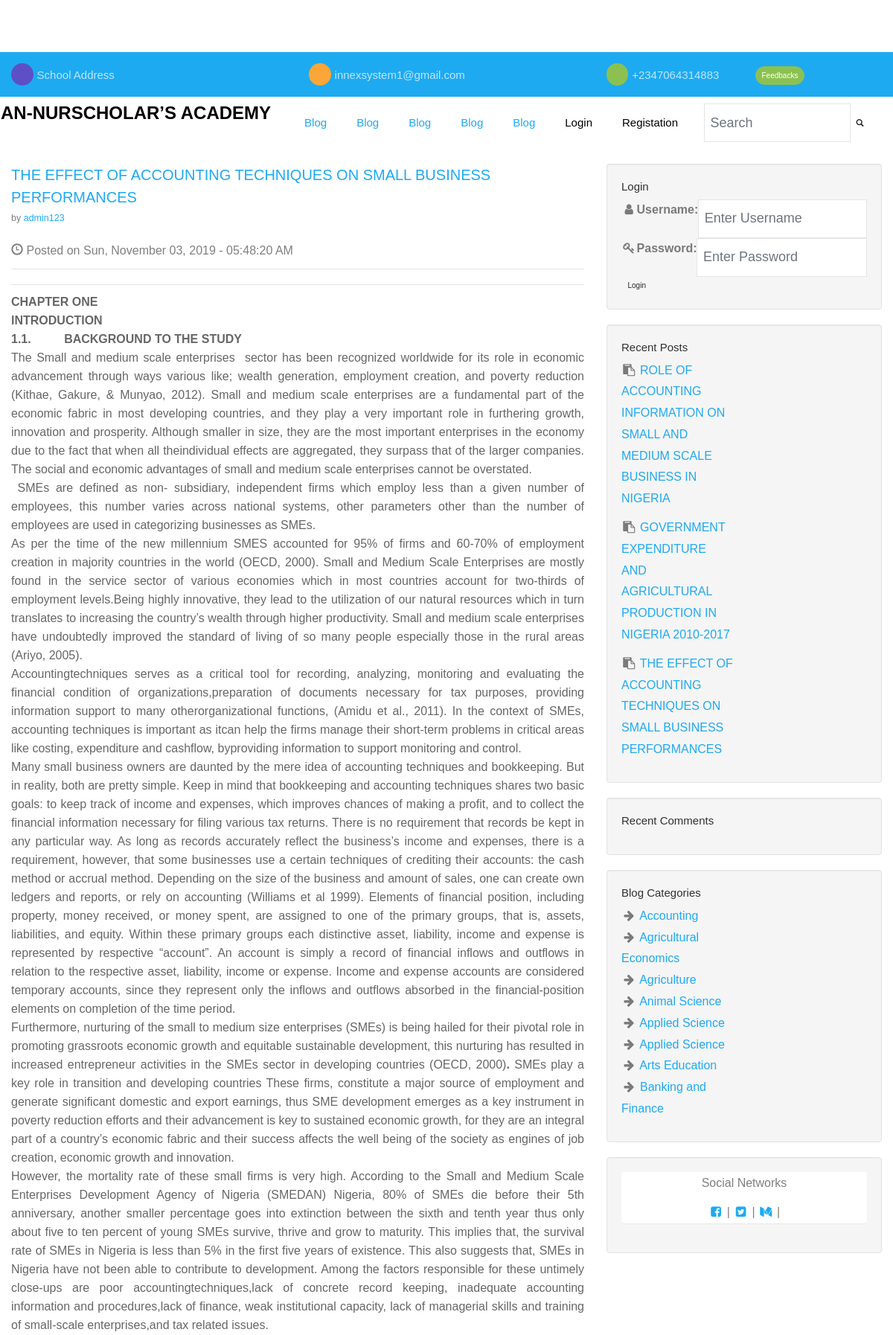
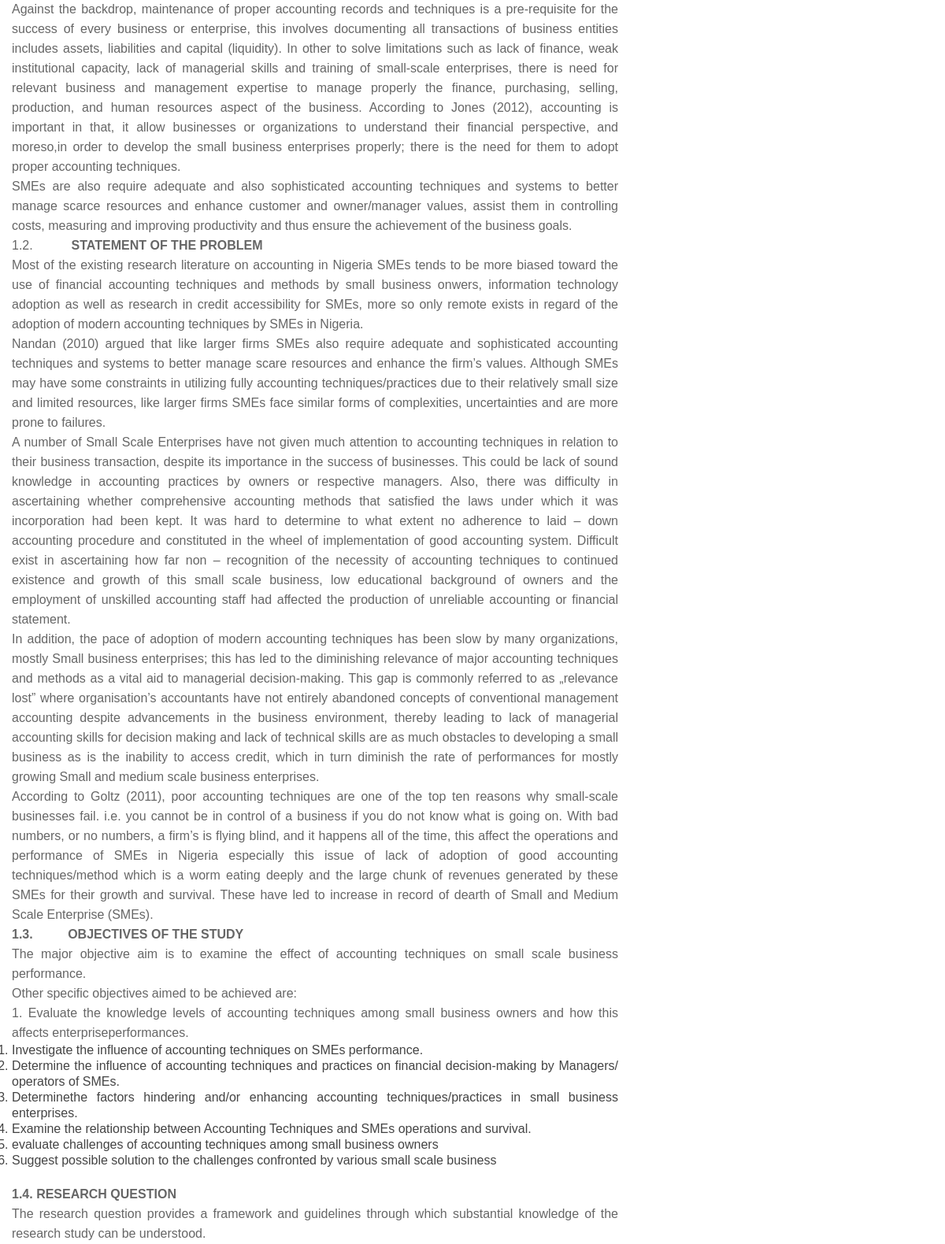
Screenshot of /search.php (upper part) with the database file from the repository (2 pictures, top to bottom).
### tables this page shows
CREATE TABLE `settings` (
  `id` int(3) NOT NULL,
  `css` varchar(30) NOT NULL,
  `admin_access` varchar(30) NOT NULL,
  `site_status` varchar(30) NOT NULL,
  `url` varchar(30) NOT NULL,
  `admin_id` int(1) NOT NULL,
  `email` varchar(50) NOT NULL,
  `address` varchar(255) NOT NULL,
  `phone` varchar(20) NOT NULL,
  `fb` varchar(100) NOT NULL,
  `tw` varchar(100) NOT NULL,
  `ins` varchar(100) NOT NULL
);

CREATE TABLE `categories` (
  `cat_id` int(11) NOT NULL,
  `cat_title` varchar(255) NOT NULL,
  `cat_image` varchar(255) NOT NULL DEFAULT 'no_category.png'
);

CREATE TABLE `posts` (
  `post_id` int(3) NOT NULL,
  `post_category_id` int(3) NOT NULL,
  `post_title` varchar(255) NOT NULL,
  `post_author` varchar(55) NOT NULL,
  `post_date` varchar(70) NOT NULL,
  `post_image` text NOT NULL,
  `post_content` text NOT NULL,
  `post_tags` text NOT NULL,
  `post_comment_count` int(3) NOT NULL,
  `post_status` varchar(255) NOT NULL DEFAULT 'draft',
  `post_views_count` int(6) NOT NULL DEFAULT '0'
);

### includes/db.php (called while the page is built, shortened)
<?php
$connection = mysqli_connect(DB_HOST,DB_USER,DB_PASS,DB_NAME);
$query = "SELECT * FROM settings";
$select_all_settings = mysqli_query($connection, $query);
while ($row = mysqli_fetch_assoc($select_all_settings)) {
    $siteemail = $row['email'];
    $siteaddress = $row['address'];
    $sitephone = $row['phone'];
}

### search.php (the view, shortened to what this page needs)
<?php include "includes/header.php"; ?>
<?php include "includes/db.php"; ?>
<?php include "includes/navigation.php"; ?>
<div class="container">
    <div class="row">
        <div class="col-md-8">
            <?php
            $per_page = 5;
            if(isset($_GET['page'])){
                $page = $_GET['page'];
                } else {
                    $page = "";
                }
            if($page == "" || $page == 1){
                $page_1 = 0;
            } else {
                $page_1 = ($page * $per_page) - $per_page;
            }
            ?>
                <?php
            $query = "SELECT * FROM posts WHERE post_tags LIKE '%$search%'  ORDER BY post_id DESC LIMIT $page_1,$per_page";
            $search_query = mysqli_query($connection,$query);
            while($row = mysqli_fetch_assoc($search_query)){
                $post_title = $row['post_title'];
                $post_author = $row['post_author'];
                $post_date = $row['post_date'];
                $post_image = $row['post_image'];
                $post_content = $row['post_content'];
            ?>
                    <h2>
                        <a href="#">
                            <?php echo $post_title; ?> </a>
                    </h2>
                    <p class="lead"> by
                        <a href="author_post.php?author=<?php echo $post_author; ?>&p_id=<?php echo $post_id; ?>">
                            <?php echo $post_author; ?>
                        </a>
                    </p>
                    <p><span class="glyphicon glyphicon-time"></span> Posted on
                        <?php echo $post_date; ?>
                    </p>
                    <hr> <img class="img-responsive" src="images/post_pic/<?php echo $post_image; ?>" alt="">
                    <hr>
                    <p>
                        <?php echo $post_content; ?>
                    </p>
                    <?php } ?>
        </div>
        <?php include "includes/sidebar.php"; ?>
    </div>
    <?php include "includes/footer.php"; ?>

### includes/topbar.php (shortened to what this page needs)
<div class="py-4 bg-primary">
    <div class="container">
        <div class="row no-gutters d-flex align-items-start align-items-center px-3 px-md-0">
            <div class="col-lg-12 d-block">
                <div class="row d-flex">
                    <div class="col-md-4 pr-4 d-flex topper align-items-center">
                        <div class="icon bg-fifth mr-2 d-flex justify-content-center align-items-center"><span
                                class="icon-map"></span></div>
                        <span class="text"><?php echo $siteaddress; ?></span>
                    </div>
                    <div class="col-md-4 pr-4 d-flex topper align-items-center">
                        <div class="icon bg-secondary mr-2 d-flex justify-content-center align-items-center"><span
                                class="icon-paper-plane"></span></div>
                        <span class="text"><?php echo $siteemail; ?></span>
                    </div>
                    <div class="col-md-2 pr-2 d-flex topper align-items-center">
                        <div class="icon bg-tertiary mr-2 d-flex justify-content-center align-items-center"><span
                                class="icon-phone2"></span></div>
                        <span class="text"><?php echo $sitephone; ?></span>
                    </div>
                    <div class="col-md-2 pr-2 d-flex topper align-items-center">
                        <span class="text"><button type="button" class="btn btn-tertiary" data-toggle="modal"
                                data-target="#exampleModal">Feedbacks</button></span>
                    </div>
                </div>
            </div>
        </div>
    </div>
</div>

### includes/navigation.php (shortened to what this page needs)
<?php include('topbar.php'); ?>
<nav class="navbar navbar-expand-lg navbar-dark bg-dark ftco_navbar ftco-navbar-light" role="navigation">
    <div class="container  d-flex align-items-center">
        <a class="navbar-brand" href="index.php">AN-NURSCHOLAR’S ACADEMY</a>
        <div class="collapse navbar-collapse" id="ftco-nav"">
            <ul class=" navbar-nav ml-auto">
            <?php
            $query = "SELECT * FROM categories ORDER BY cat_id DESC LIMIT 5";
            $select_all_categories_query = mysqli_query($connection, $query);
            while ($row = mysqli_fetch_assoc($select_all_categories_query)) {
                echo "<li class='nav-item active'><a href='blog.php' class='nav-link'>Blog</a></li>";
            }
            $login_class = '';
            $reg_class = '';
            ?>
            <?php
            if (isset($_SESSION['user_role'])) {
                $user_role = $_SESSION['user_role'];
                if ($user_role == 'admin') {
                    echo "<li class='nav-item' ><a href='admin/index.php' class='nav-link'>Admin Panel</a></li>";
                } elseif (isset($_SESSION['user_role'])) {
                    $user_role = $_SESSION['user_role'];
                    if ($user_role == 'subscriber') {
                        echo "<li class='nav-item'><a href='users/index.php' class='nav-link'>User Panel</a></li>";
                    }
                }
            } else {
                echo "<li class='nav-item $login_class'><a href='login.php' class='nav-link'>Login</a></li>";
                echo "<li class='nav-item $reg_class'><a href='registration.php' class='nav-link'>Registation</a></li>";
            }
            ?>
            </ul>
            <form class="navbar-form navbar-right" action="search.php" method="post">
                <div class="input-group">
                    <input type="text" class="form-control" name="search" placeholder="Search">
                    <div class="input-group-btn">
                        <button class="btn btn-default" type="submit" name="search_submit">
                            <i class="glyphicon glyphicon-search"></i>
                        </button>
                    </div>
                </div>
            </form>
        </div>
    </div>
</nav>

### includes/sidebar.php (shortened to what this page needs)
<div class="col-md-4">
	<?php
                            if(isset($_SESSION['user_role'])){
                            $user_role = $_SESSION['user_role'];
                            $user_name = $_SESSION['username'];
                            if($user_role == 'admin') {
                                echo "<div class='well'><h4>Hi, $user_name</h4><br><li><a href='admin/index.php'>Admin Panel</a></li><li><a href='users'>Control Panel</a></li><li><a href='admin/users.php?source=change_password'>Change Password</a></li><br><center><a class='btn btn-danger' href='logout.php'>Logout</a></center></div>";
                            } else {
                                echo "<div class='well'><h4>Hi, $user_name</h4><br><li><a href='../cms/users'>Control Panel</a></li><li><a href='change_password.php'>Change Password</a></li><br><center><a class='btn btn-danger' href='logout.php'>Logout</a></center></div>";
                            }
                           } else {
                            echo "<div class='well'>
                                <h4>Login</h4>
                                <form action='includes/login.php' method='post'>
                                <div class='input-group'>
                                <label for='username'><i class='fa fa-fw fa-user'></i>Username:</label>
                                <input name='username' type='text' class='form-control' placeholder='Enter Username'>
                                </div>
                                <div class='input-group'>
                                <label for='password'><i class='fa fa-fw fa-key'></i>Password:</label>
                                <input name='password' type='text' class='form-control' placeholder='Enter Password'>
                                </div>
                                <div class='input-group'>
                                <button name='login' class='btn btn-default' type='submit'>Login</button>
                                </div>
                                </form>
                                </div>
                                "; } ?>
		<div class="well">
			<h4>Recent Posts</h4>
			<div class="row">
				<div class="col-lg-6">
					<ul class="list-unstyled">
						<?php
                    $query = "SELECT * FROM posts WHERE post_status = 'publish' ORDER BY post_id DESC LIMIT 5";
                    $select_recent_posts_query = mysqli_query($connection,$query);
                    while($row = mysqli_fetch_assoc($select_recent_posts_query)){
                        $post_id = $row['post_id'];
                        $post_title = $row['post_title'];
                        echo "<li><p><i class='fa fa-fw fa-clipboard'></i> <a href='post.php?p_id={$post_id}'>{$post_title}</a></p></li>";
                    }
                    ?>
					</ul>
				</div>
			</div>
		</div>
		<div class="well">
			<h4>Recent Comments</h4>
			<div class="row">
				<div class="col-lg-6">
				</div>
			</div>
		</div>
		<div class="well">
			<h4>Blog Categories</h4>
			<div class="row">
				<div class="col-lg-6">
					<ul class="list-unstyled">
						<?php
                    $query = "SELECT * FROM categories";
                    $select_all_categories_query = mysqli_query($connection,$query);
                    while($row = mysqli_fetch_assoc($select_all_categories_query)){
                        $cat_id = $row['cat_id'];
                        $cat_title = $row['cat_title'];
                        echo "<li><i class='fa fa-fw fa-arrow-right'></i><a href='category.php?category={$cat_id}'>{$cat_title}</a></li>";
                    }
                    ?>
					</ul>
				</div>
			</div>
		</div>
		<?php include "includes/widget.php"; ?>
</div>

### css/icomoon.css (style rules this page uses)
[class^="icon-"], [class*=" icon-"] { font-family: 'icomoon' !important; speak: none; font-style: normal; font-weight: normal; font-variant: normal; text-transform: none; line-height: 1; -webkit-font-smoothing: antialiased; -moz-osx-font-smoothing: grayscale; }
.icon-paper-plane:before { content: "\f1d8"; }
.icon-map:before { content: "\f279"; }
.icon-phone2:before { content: "\e0cd"; }

### rows the page displays
settings: address "School Address", email "innexsystem1@gmail.com", phone "+2347064314883"
categories: cat_title "Banking and Finance"
categories: cat_title "Arts Education"
categories: cat_title "Applied Science"
categories: cat_title "Applied Science"
categories: cat_title "Animal Science"
posts: post_title "THE EFFECT OF ACCOUNTING TECHNIQUES ON SMALL BUSINESS PERFORMANCES", post_author "admin123", post_date "Sun, November 03, 2019 - 05:48:20 AM", post_content "CHAPTER ONE INTRODUCTION 1.1. BACKGROUND TO THE STUDY The Small and medium scale enterprises sector has been recognized worldwide for its role in economic advancement through ways various like; wealth generation, employment creation, and poverty reduction (Kithae, Gakure, & Munyao, 2012). Small and medium scale enterprises are a fundamental part of the economic fabric in most developing countries, and they play a very important role in furthering growth, innovation and prosperity. Although smaller in size, they are the most important enterprises in the economy due to the fact that when all theindividual effects are aggregated, they surpass that of the larger companies. The social and…"
posts: post_title "ROLE OF ACCOUNTING INFORMATION ON SMALL AND MEDIUM SCALE BUSINESS IN NIGERIA"
posts: post_title "GOVERNMENT EXPENDITURE AND AGRICULTURAL PRODUCTION IN NIGERIA 2010-2017"
posts: post_title "THE EFFECT OF ACCOUNTING TECHNIQUES ON SMALL BUSINESS PERFORMANCES"
categories: cat_title "Accounting"
categories: cat_title "Agricultural Economics"
categories: cat_title "Agriculture"
